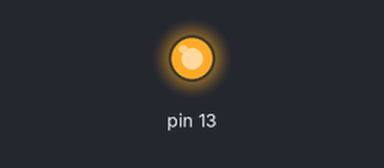
The sketch below on a simulated Arduino Uno, built with avr-gcc and run on an emulated ATmega328P. On the bench: output pins drawn as LEDs (lit = HIGH).

Above: at 0.2 s.
At 11.7 s:
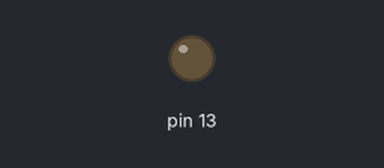
Timing chart, 0 to 17.6 s (numbered marks = the images above):
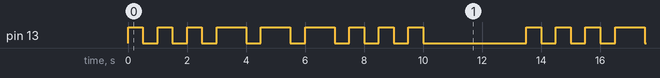

The sketch:

Zadanie_07_-_Arduino.ino
```cpp
void setup(){
    pinMode(13, OUTPUT);
}
void loop(){
      for (int p=0; p<3; p=p+1){
         digitalWrite(13, HIGH);
         delay(500);
         digitalWrite(13, LOW);
         delay(500);}
      for (int p=0; p<3; p=p+1){
         digitalWrite(13, HIGH);
         delay(1000);
         digitalWrite(13, LOW);
         delay(500);}
      for (int p=0; p<3; p=p+1){
         digitalWrite(13, HIGH);
         delay(500);
         digitalWrite(13, LOW);
         delay(500);}
      delay(3000);
}
```

Measured:
- by itself, pin 13: repeats every 13.5 s: 2 × (LOW 0.50 s, HIGH 0.50 s), 3 × (LOW 0.50 s, HIGH 1.0 s), 3 × (LOW 0.50 s, HIGH 0.50 s), LOW 3.5 s, HIGH 0.50 s
- by itself, everything shown: repeats every 13.5 s, in 18 steps
